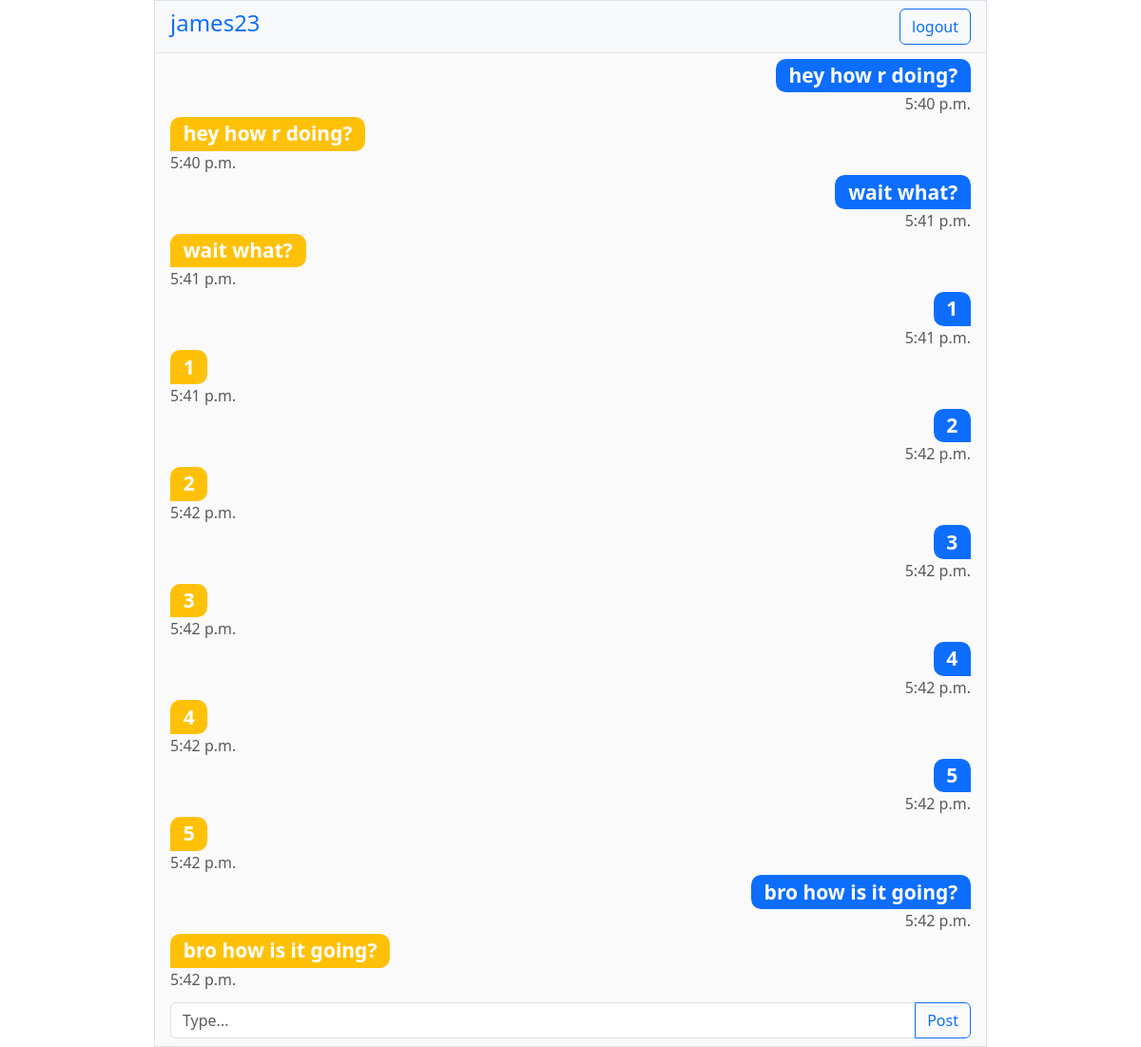
The page / (signed in) on the database its author committed.
### base_app/models.py (models this page shows, shortened)
class Message(models.Model):
    content = models.TextField()
    owner = models.ForeignKey(User, on_delete=models.CASCADE,
                              related_name='messages')
    created = models.DateTimeField(auto_now_add=True)

### base_app/views.py (the view, shortened to what this page needs)
# urls.py: path('', V.ChatView.as_view(), name='home'),
class ChatView(LoginCheckMixin, ListView):
    model = Message
    template_name = 'chat.html'
    context_object_name = 'messages'
    def get_queryset(self) -> QuerySet[Any]:
        return self.request.user.messages.all()

### base_app/templates/chat.html (shortened to what this page needs)
{% extends 'base.html' %}
{% block content %}
  <div class="chat-box d-flex flex-column min-vh-100 border bg-body-tertiary bg-opacity-75 overflow-hidden">
    <div class="py-2 px-3 bg-body-tertiary border-bottom d-flex justify-content-between align-items-center">
      <h2 class="h4 text-break text-primary">
        {{ user }}
      </h2>
      <form action="{% url 'logout' %}" method="post">
        <button type="submit" class="btn btn-outline-primary">
          logout
        </button>
      </form>
    </div>
    <div id="chat" class="flex-grow-1 overflow-y-auto px-3 py-1">
      {% for message in messages %}
        <div class="text-end">
          <h3 class="m-0">
            <span class="badge bg-primary" style="border-radius: .5em .5em 0 .5em;">
              {{ message.content }}
            </span>
          </h3>
          <div class="opacity-75">
            {{ message.created|time }}
          </div>
        </div>
        <div>
          <h3 class="m-0">
            <span class="badge bg-warning" style="border-radius: .5em .5em .5em 0;">
              {{ message.content }}
            </span>
          </h3>
          <div class="opacity-75">
            {{ message.created|time }}
          </div>
        </div>
      {% endfor %}
    </div>
    <form class="px-2 py-1 px-sm-3 py-sm-2" method="post">
      <div class="input-group">
        <input type="text"
               name="content"
               autofocus="autofocus"
               class="form-control"
               placeholder="Type..."
               aria-label="Type..."
               aria-describedby="button-addon2" />
        <button type="submit" class="btn btn-outline-primary" id="button-addon2">
          Post
        </button>
      </div>
    </form>
  </div>
{% endblock content %}

### base_app/templates/base.html (shortened to what this page needs)
<!DOCTYPE html>
<html lang="en">
  <head>
    <link href="https://cdn.jsdelivr.net/npm/bootstrap@5.3.2/dist/css/bootstrap.min.css"
          rel="stylesheet"
 />
  </head>
  <body>
    <section class="container base-box">
      {% block content %}
      {% endblock content %}
    </section>
  </body>
</html>

### base_app/templates/base.html (style rules this page uses)
.container { max-width: 900px; }
.base-box { max-height: 100vh; min-height: 100vh; overflow-y: auto; }

### base_app/templates/chat.html (style rules this page uses)
.chat-box { max-height: 100vh; }

### rows shown on the page
Message: content "hey how r doing?", created "5:40 p.m."
Message: content "wait what?", created "5:41 p.m."
Message: content "1", created "5:41 p.m."
Message: content "2", created "5:42 p.m."
Message: content "3", created "5:42 p.m."
Message: content "4", created "5:42 p.m."
Message: content "5", created "5:42 p.m."
Message: content "bro how is it going?", created "5:42 p.m."

### other values the page prints
{{ user }} "james23"
